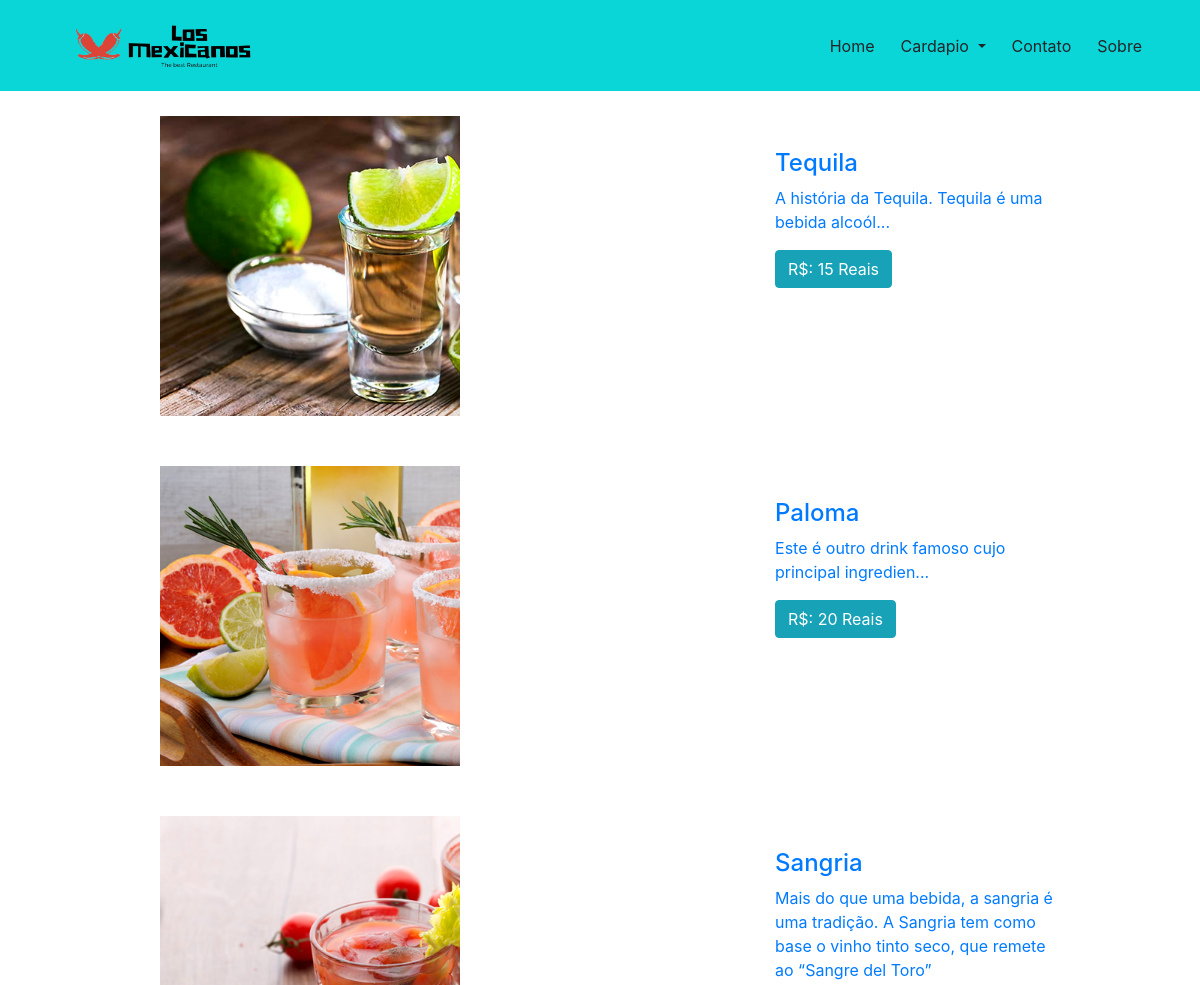
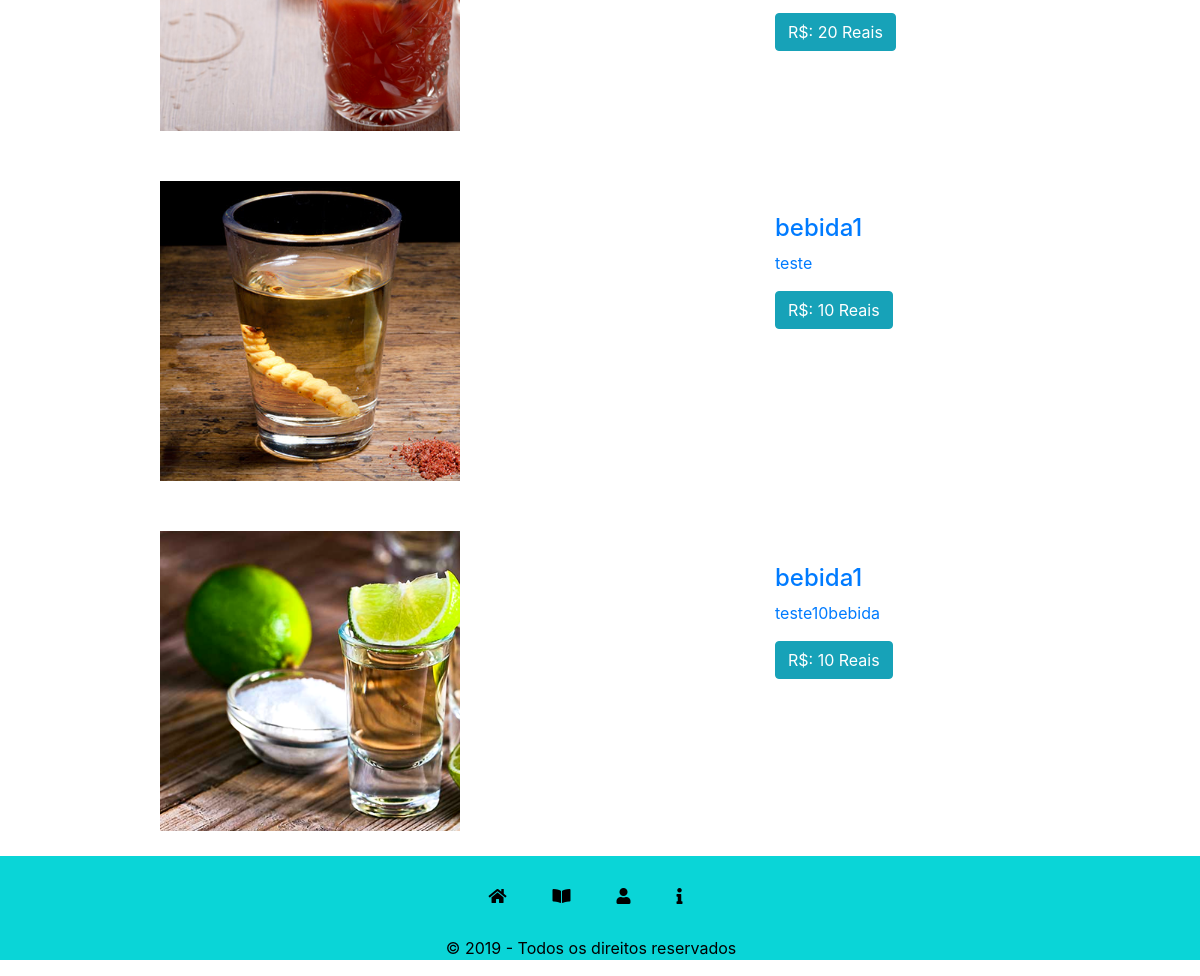
/categoria.php?id=1, run on the app's committed database (2 pictures, top to bottom).
### tables this page shows
CREATE TABLE `produtos` (
  `categoria_id` int(11) NOT NULL,
  `id` int(11) NOT NULL,
  `nome_produto` varchar(220) NOT NULL,
  `valor` varchar(220) NOT NULL,
  `imagem` varchar(220) NOT NULL,
  `descricao` text NOT NULL,
  `created` date NOT NULL
);

### categoria.php (the view, shortened to what this page needs)
<html lang="pr-br">
			<head>
			</head>
<?php
include "body/head.php";
?>
    <?php
        $id = $_GET['id'];
        $result_usuarios = "SELECT * FROM produtos WHERE categoria_id = $id";
        $resultado_usuarios = $conn->prepare($result_usuarios);
        $resultado_usuarios->execute();
	?>
	<?php while ($row_usuarios = $resultado_usuarios->fetch(PDO::FETCH_ASSOC)) { ?>
			<a href="http://localhost/restaurante/produtos.php?id=<?php echo ($row_usuarios['id']);?>">
				<div class="corpo" style="display:flex;">
	            <div class="container">
	                <div>
	                    <div class="card_img">
	                        <img src="imagens/produtos/<?php echo ($row_usuarios['imagem']);?>" class="small_img">
	                        </div>
	                </div>
	            </div>
	            <div class="col-sm-4">
	                <h4 style="padding-top: 20%;"><?php echo ($row_usuarios['nome_produto']);?></h4>
	                <p><?php echo ($row_usuarios['descricao']);?></p>
	                <button type="button" class="btn btn-info">R$: <?php echo ($row_usuarios['valor']);?> Reais</button>
	                </div>
	            </div>
    	    </a>
	<?php } ?>
<?php
include "body/footer.php";
?>
	</body>
</html>

### body/head.php (shortened to what this page needs)
<html lang="pr-br">
	<head>
	<link rel="stylesheet" href="https://stackpath.bootstrapcdn.com/bootstrap/4.3.1/css/bootstrap.min.css">
	<link rel="stylesheet" href="https://cdnjs.cloudflare.com/ajax/libs/font-awesome/5.11.2/css/all.css" />
	<link rel="stylesheet" type="text/css" href="estilo.css">
	</head>
	<body>
		<nav class="navbar navbar-expand-lg navbar-light" style="background-color:#0ad5d7">
		<div class="container">
			<a href="index.php">
				<img src="imagens/logo.png" width="250px" >
			</a>
          <div class="collapse navbar-collapse" id="navbarSupportedContent">
      <ul class="navbar-nav ml-auto">
        <li class="nav-item active">
          <a class="btn" role="button" href="index.php">Home</a>
        </li>
        <div class="btn-group">
          <button type="button" class="btn dropdown-toggle" data-toggle="dropdown" aria-haspopup="true" aria-expanded="false">
            Cardapio
          </button>
        </div>
        <li class="nav-item">
          <a class="btn" role="button" href="contato.php">Contato</a>
        </li>
        <li class="nav-item">
          <a class="btn" role="button" href="sobre.php">Sobre</a>
        </li>
      </ul>
    </div>
  </div>
</nav>

### body/footer.php (shortened to what this page needs)
<footer>
          <div class="direito">
            <div class="btn-group" role="group">
              <a href="index.php"><button type="button" class="btn btn btn-link" style="margin-right: 20px;"><i class="fas fa-home"></i></button></a>
              <a href="categoria.php"><button type="button" class="btn btn btn-link" style="margin-right: 20px;"><i class="fas fa-book-open"></i></button></a>
              <a href="contato.php"><button type="button" class="btn btn btn-link" style="margin-right: 20px;"><i class="fas fa-user"></i></button></a>
              <a href="sobre.php"><button type="button" class="btn btn btn-link" style="margin-right: 20px;"><i class="fas fa-info"></i></button></a>
            </div>
            <p class="direito">© 2019 - Todos os direitos reservados</p>
          </div>
        </footer>

### estilo.css (style rules this page uses)
.navbar-nav { text-align: center; }
.btn-link { font-weight: 400; color: #000000 !important; text-decoration: none; }
.card_img { width: 300px; height: 300px; overflow: hidden; margin: 25px; }
.small_img { height: 100%; cursor: pointer; transition: all linear 0.4s; }
.direito { text-align: center; background-color:#0ad5d7; padding-top: 25px; padding-right: 9px; color: #000000; text-decoration: none; }
.corpo { width: 960px; margin: auto; }

### data on the page
produtos: nome_produto "Tequila", descricao "A história da Tequila. Tequila é uma bebida alcoól...", valor "15"
produtos: imagem (picture), nome_produto "Paloma", descricao "Este é outro drink famoso cujo principal ingredien...", valor "20"
produtos: imagem (picture), nome_produto "Sangria", descricao "Mais do que uma bebida, a sangria é uma tradição. A Sangria tem como base o vinho tinto seco, que remete ao “Sangre del Toro”", valor "20"
produtos: imagem (picture), nome_produto "bebida1", descricao "teste", valor "10"
produtos: imagem (picture), nome_produto "bebida1", descricao "teste10bebida", valor "10"
